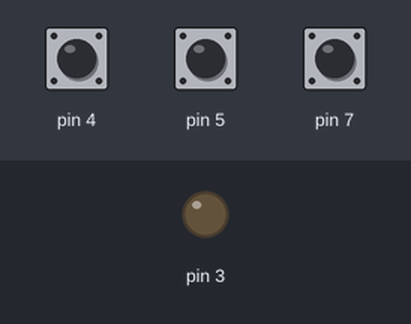
A sketch run on a simulated Arduino Uno, built with avr-gcc and run on an emulated ATmega328P. Shown: output pins drawn as LEDs (lit = HIGH). Dashed ring = blinking. The inputs (shaded band) are chosen by the test bench; at power-on: pin 5 HIGH, pin 4 HIGH, pin 7 HIGH.

Above: at 1.2 s.
1.3 s: pin 5 pulled LOW for 0.15 s
At 1.6 s:
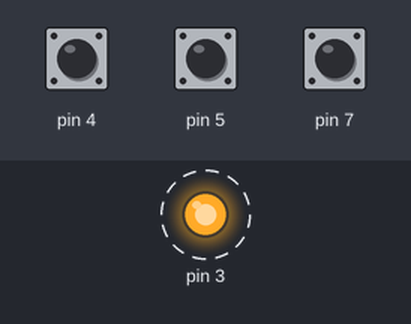
3.1 s: pin 4 pulled LOW for 1 s
At 4.9 s:
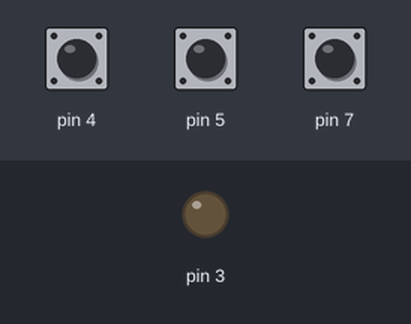
6.1 s: pin 7 pulled LOW for 0.15 s
At 6.4 s:
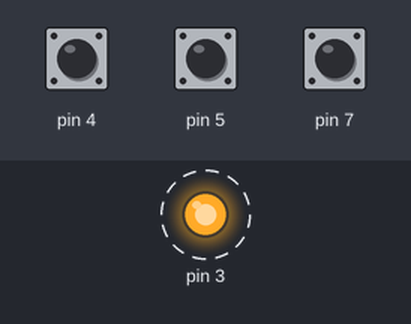
9.1 s: pin 7 pulled LOW for 3.2 s
At 9.72 s:
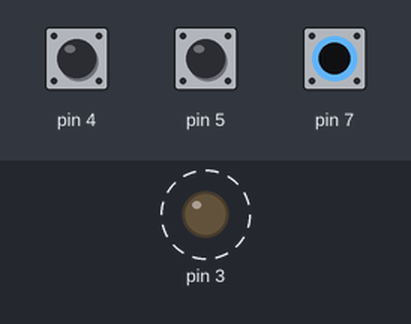
13.8 s: pin 4 pulled LOW for 3.2 s
At 17.7 s:
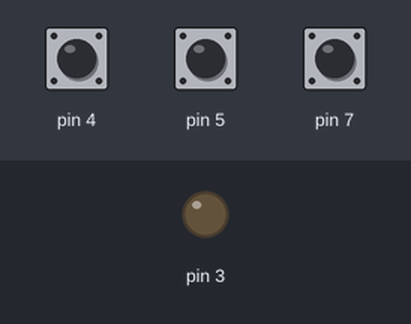
Timing chart, 0 to 19.2 s (numbered marks = the images above; inputs shaded):
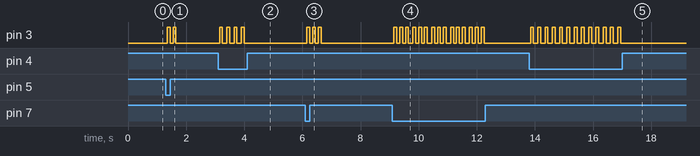

The sketch:

2.ino
```cpp
void setup() {
  // put your setup code here, to run once:
  pinMode(4,INPUT_PULLUP);
  pinMode(5,INPUT_PULLUP);
  pinMode(7,INPUT_PULLUP);
  pinMode(3,OUTPUT);

}
int blink(int j,int n)
{
  delay(50);
  int i,k=0;
  for(i=1;i<=n;i++)
  {
    digitalWrite(j,HIGH);
    delay(100);
    digitalWrite(j,LOW);
    delay(100);

  }
}

void loop() {
  int i = 0,k=0;
  if(digitalRead(4)==LOW)
  {k=blink(3,1);}
  else if(digitalRead(5)==LOW)
  {k=blink(3,2);}
  else if(digitalRead(7)==LOW)
  {k=blink(3,3);}

}
```

Measured:
- after the input at 1.3 s, pin 3: alternates HIGH for 0.10 s and LOW for 0.10 s, 4 changes in all, then stays LOW, starting after 0.05 s
- after the input at 3.1 s, pin 3: alternates HIGH for 0.10 s and LOW for 0.15 s, 8 changes in all, then stays LOW, starting after 0.05 s
- after the input at 6.1 s, pin 3: alternates HIGH for 0.10 s and LOW for 0.10 s, 6 changes in all, then stays LOW, starting after 0.05 s
- after the input at 9.1 s, pin 3: alternates HIGH for 0.10 s and LOW for 0.10 s, 30 changes in all, then stays LOW, starting after 0.05 s
- after the input at 13.8 s, pin 3: alternates HIGH for 0.10 s and LOW for 0.15 s, 26 changes in all, then stays LOW, starting after 0.05 s
